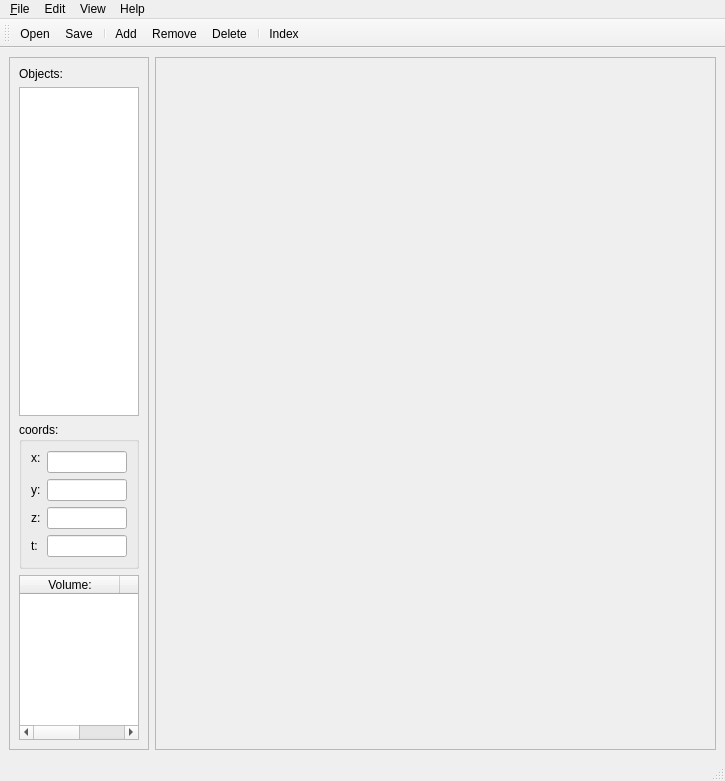
<ui version="4.0" >
 <class>MainWindow</class>
 <widget class="QMainWindow" name="MainWindow" >
  <property name="geometry" >
   <rect>
    <x>0</x>
    <y>0</y>
    <width>725</width>
    <height>781</height>
   </rect>
  </property>
  <property name="sizePolicy" >
   <sizepolicy vsizetype="Maximum" hsizetype="Maximum" >
    <horstretch>0</horstretch>
    <verstretch>0</verstretch>
   </sizepolicy>
  </property>
  <property name="windowTitle" >
   <string>Anatomist Simple Viewer</string>
  </property>
  <property name="windowIcon" >
   <iconset>../../../../../../anatomist-free/branches/stable/shared/icons/anatomist.ico</iconset>
  </property>
  <widget class="QWidget" name="centralwidget" >
   <layout class="QHBoxLayout" >
    <item>
     <widget class="QFrame" name="frame" >
      <property name="sizePolicy" >
       <sizepolicy vsizetype="Preferred" hsizetype="Preferred" >
        <horstretch>1</horstretch>
        <verstretch>0</verstretch>
       </sizepolicy>
      </property>
      <property name="frameShape" >
       <enum>QFrame::StyledPanel</enum>
      </property>
      <property name="frameShadow" >
       <enum>QFrame::Raised</enum>
      </property>
      <layout class="QVBoxLayout" >
       <item>
        <widget class="QLabel" name="label" >
         <property name="text" >
          <string>Objects:</string>
         </property>
        </widget>
       </item>
       <item>
        <widget class="QListWidget" name="objectslist" >
         <property name="sizePolicy" >
          <sizepolicy vsizetype="Expanding" hsizetype="Expanding" >
           <horstretch>0</horstretch>
           <verstretch>2</verstretch>
          </sizepolicy>
         </property>
        </widget>
       </item>
       <item>
        <widget class="QGroupBox" name="groupBox" >
         <property name="sizePolicy" >
          <sizepolicy vsizetype="Fixed" hsizetype="Preferred" >
           <horstretch>0</horstretch>
           <verstretch>1</verstretch>
          </sizepolicy>
         </property>
         <property name="title" >
          <string>coords:</string>
         </property>
         <layout class="QGridLayout" >
          <item row="0" column="0" >
           <widget class="QLabel" name="infoLabel" >
            <property name="text" >
             <string>x:</string>
            </property>
            <property name="alignment" >
             <set>Qt::AlignLeading|Qt::AlignLeft|Qt::AlignTop</set>
            </property>
           </widget>
          </item>
          <item row="0" column="1" >
           <spacer>
            <property name="orientation" >
             <enum>Qt::Horizontal</enum>
            </property>
            <property name="sizeHint" >
             <size>
              <width>11</width>
              <height>20</height>
             </size>
            </property>
           </spacer>
          </item>
          <item row="0" column="2" >
           <widget class="QLineEdit" name="coordXEdit" />
          </item>
          <item row="1" column="0" >
           <widget class="QLabel" name="label_2" >
            <property name="text" >
             <string>y:</string>
            </property>
           </widget>
          </item>
          <item row="1" column="1" >
           <spacer>
            <property name="orientation" >
             <enum>Qt::Horizontal</enum>
            </property>
            <property name="sizeHint" >
             <size>
              <width>11</width>
              <height>20</height>
             </size>
            </property>
           </spacer>
          </item>
          <item row="1" column="2" >
           <widget class="QLineEdit" name="coordYEdit" />
          </item>
          <item row="2" column="0" >
           <widget class="QLabel" name="label_3" >
            <property name="text" >
             <string>z:</string>
            </property>
           </widget>
          </item>
          <item row="2" column="1" >
           <spacer>
            <property name="orientation" >
             <enum>Qt::Horizontal</enum>
            </property>
            <property name="sizeHint" >
             <size>
              <width>11</width>
              <height>20</height>
             </size>
            </property>
           </spacer>
          </item>
          <item row="2" column="2" >
           <widget class="QLineEdit" name="coordZEdit" />
          </item>
          <item row="3" column="0" >
           <widget class="QLabel" name="label_4" >
            <property name="text" >
             <string>t:</string>
            </property>
           </widget>
          </item>
          <item row="3" column="1" >
           <spacer>
            <property name="orientation" >
             <enum>Qt::Horizontal</enum>
            </property>
            <property name="sizeHint" >
             <size>
              <width>11</width>
              <height>20</height>
             </size>
            </property>
           </spacer>
          </item>
          <item row="3" column="2" >
           <widget class="QLineEdit" name="coordTEdit" />
          </item>
         </layout>
        </widget>
       </item>
       <item>
        <widget class="QTableWidget" name="volumesBox" >
         <property name="sizePolicy" >
          <sizepolicy vsizetype="Expanding" hsizetype="Expanding" >
           <horstretch>0</horstretch>
           <verstretch>1</verstretch>
          </sizepolicy>
         </property>
         <column>
          <property name="text" >
           <string>Volume:</string>
          </property>
         </column>
         <column>
          <property name="text" >
           <string>Value:</string>
          </property>
         </column>
        </widget>
       </item>
      </layout>
     </widget>
    </item>
    <item>
     <widget class="QFrame" name="windows" >
      <property name="sizePolicy" >
       <sizepolicy vsizetype="Preferred" hsizetype="Preferred" >
        <horstretch>4</horstretch>
        <verstretch>0</verstretch>
       </sizepolicy>
      </property>
      <property name="frameShape" >
       <enum>QFrame::StyledPanel</enum>
      </property>
      <property name="frameShadow" >
       <enum>QFrame::Raised</enum>
      </property>
     </widget>
    </item>
   </layout>
  </widget>
  <widget class="QMenuBar" name="menubar" >
   <property name="geometry" >
    <rect>
     <x>0</x>
     <y>0</y>
     <width>725</width>
     <height>24</height>
    </rect>
   </property>
   <widget class="QMenu" name="menu_File" >
    <property name="title" >
     <string>&amp;File</string>
    </property>
    <addaction name="fileOpenAction" />
    <addaction name="fileSaveAction" />
    <addaction name="fileExitAction" />
   </widget>
   <widget class="QMenu" name="menuEdit" >
    <property name="title" >
     <string>Edit</string>
    </property>
    <addaction name="editAddAction" />
    <addaction name="editRemoveAction" />
    <addaction name="editDeleteAction" />
   </widget>
   <widget class="QMenu" name="menuHelp" >
    <property name="title" >
     <string>Help</string>
    </property>
    <addaction name="helpIndexAction" />
    <addaction name="separator" />
    <addaction name="helpAbout" />
   </widget>
   <widget class="QMenu" name="menuView" >
    <property name="title" >
     <string>View</string>
    </property>
    <addaction name="viewEnable_Volume_RenderingAction" />
   </widget>
   <addaction name="menu_File" />
   <addaction name="menuEdit" />
   <addaction name="menuView" />
   <addaction name="menuHelp" />
  </widget>
  <widget class="QStatusBar" name="statusbar" />
  <widget class="QToolBar" name="toolBar" >
   <property name="windowTitle" >
    <string>toolBar</string>
   </property>
   <attribute name="toolBarArea" >
    <enum>TopToolBarArea</enum>
   </attribute>
   <attribute name="toolBarBreak" >
    <bool>false</bool>
   </attribute>
   <addaction name="fileOpenAction" />
   <addaction name="fileSaveAction" />
   <addaction name="separator" />
   <addaction name="editAddAction" />
   <addaction name="editRemoveAction" />
   <addaction name="editDeleteAction" />
   <addaction name="separator" />
   <addaction name="helpIndexAction" />
  </widget>
  <action name="fileOpenAction" >
   <property name="icon" >
    <iconset>../../../../../../anatomist-free/branches/stable/shared/icons/anatomist.ico</iconset>
   </property>
   <property name="text" >
    <string>&amp;Open...</string>
   </property>
  </action>
  <action name="fileSaveAction" >
   <property name="text" >
    <string>&amp;Save...</string>
   </property>
  </action>
  <action name="fileExitAction" >
   <property name="text" >
    <string>E&amp;xit</string>
   </property>
   <property name="shortcut" >
    <string>Ctrl+Q</string>
   </property>
  </action>
  <action name="editAddAction" >
   <property name="icon" >
    <iconset>../../../../../../../../../../../../home/appli/neurosvn/anatomist/anatomist-free/branches/stable/shared/icons/add.xpm</iconset>
   </property>
   <property name="text" >
    <string>Add</string>
   </property>
   <property name="shortcut" >
    <string>+</string>
   </property>
  </action>
  <action name="editRemoveAction" >
   <property name="icon" >
    <iconset>../../../../../../../../../../../../home/appli/neurosvn/anatomist/anatomist-free/branches/stable/shared/icons/remove.xpm</iconset>
   </property>
   <property name="text" >
    <string>Remove</string>
   </property>
   <property name="shortcut" >
    <string>-</string>
   </property>
  </action>
  <action name="editDeleteAction" >
   <property name="icon" >
    <iconset>../../../../../../../../../../../../tmp/delete.png</iconset>
   </property>
   <property name="text" >
    <string>Delete</string>
   </property>
   <property name="shortcut" >
    <string>Ctrl+Del</string>
   </property>
  </action>
  <action name="helpIndexAction" >
   <property name="text" >
    <string>Index</string>
   </property>
   <property name="shortcut" >
    <string>F1</string>
   </property>
  </action>
  <action name="helpAbout" >
   <property name="text" >
    <string>About</string>
   </property>
  </action>
  <action name="viewEnable_Volume_RenderingAction" >
   <property name="checkable" >
    <bool>true</bool>
   </property>
   <property name="text" >
    <string>Enable Volume Rendering</string>
   </property>
  </action>
 </widget>
 <resources/>
 <connections/>
</ui>
